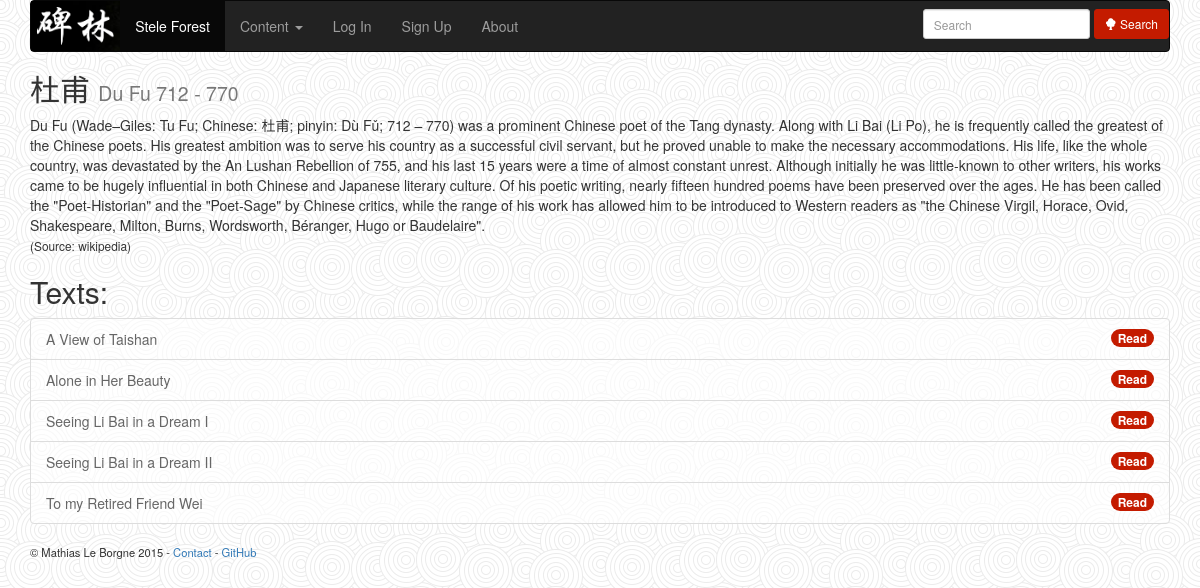
The page /author-page/7 on the database its author committed.
### texts/models.py (models this page shows, shortened)
class Author(models.Model):
    name_chinese = models.CharField(max_length=42)
    name_pinyin = models.CharField(max_length=42)
    year_birth = models.CharField(null=True, max_length=100)
    year_death = models.CharField(null=True, max_length=100)
    biography = models.TextField(null=True)
    slug = models.SlugField(null=True)

class Text(models.Model):
    title_english = models.CharField(max_length=100)
    title_chinese = models.CharField(max_length=100)
    title_pinyin = models.CharField(max_length=100, null=True)
    author = models.ForeignKey('Author')
    content_english = models.TextField(null=True)
    content_chinese = models.TextField(null=True)
    content_pinyin = models.TextField(null=True)
    date_release = models.DateTimeField(auto_now_add=True, auto_now=False,
                                        verbose_name="Release Date")
    date_writing = models.DateTimeField(auto_now_add=False, auto_now=False,
                                        null=True,
                                        verbose_name="Writing Date")
    chars_data = models.TextField(null=True) # JSON-serialized (text) version of your list
    view_count = models.PositiveIntegerField(default=0)
    slug = models.SlugField(null=True)
    class Meta:
        ordering = ['chars_data', 'content_pinyin']

### texts/views.py (the view)
# urls.py: url(r'^author-page/(?P<pk>\d+)$', AuthorView.as_view(), name='author_page'),
class AuthorView(DetailView):
    context_object_name = "author"
    model = Author
    template_name = make_template_name("author_page")
    def get_context_data(self, **kwargs):
        context = super(AuthorView, self).get_context_data(**kwargs)
        author = self.get_object()
        context['texts'] = Text.objects.filter(author=author)
        return context

### texts/templates/texts/author_page.html (shortened to what this page needs)
{% extends "base.html" %}
{% block content %}
<h2>
    {{ author.name_chinese }}
    <small>{{ author.name_pinyin }}
    {% if author.biography %} {{ author.year_birth }} - {{ author.year_death }}{% endif %}
    </small>
</h2>
{% if author.biography %}
    <p>
        {{ author.biography }} <br>
        <small>(Source: wikipedia)</small>
    </p>
{% endif %}
<h2>Texts:</h2>
<ul class="list-group">
{% for text in texts|dictsort:"title_english" %}
    <li class="list-group-item">
        <span class="badge"><a href="{% url "read_text" text.id %}">Read</a></span>
        <a href="{% url "read_text" text.id %}">{{ text.title_english }}</a>
    </li>
{% empty %}
    <p>No text to display</p>
{% endfor %}
</ul>
{% endblock %}

### static/css/texts_style.css (style rules this page uses)
body { background-image: url(../img/swirl_pattern.jpg); }
.panel, .list-group-item { background-color: rgba(255, 255, 255, 0.65); }
.list-group-item a, .panel > .panel-heading a { color: #666666; }
.badge, .label-default { background-color: #C41B00; }
.badge a, .label-default a { color: #FFFFFF; }

### rows shown on the page
Author: name_chinese "杜甫", name_pinyin "Du Fu", year_birth "712", year_death "770", biography "Du Fu (Wade–Giles: Tu Fu; Chinese: 杜甫; pinyin: Dù Fǔ; 712 – 770) was a prominent Chinese poet of the Tang dynasty. Along with Li Bai (Li Po), he is frequently called the greatest of the Chinese poets. His greatest ambition was to serve his country as a successful civil servant, but he proved unable to make the necessary accommodations. His life, like the whole country, was devastated by the An Lushan Rebellion of 755, and his last 15 years were a time of almost constant unrest. Although initially he was little-known to other writers, his works came to be hugely influential in both Chinese and Japanese literary culture. Of his poetic writing, nearly fifteen hundred poems have been preserved…"
Text: title_english "A View of Taishan"
Text: title_english "Alone in Her Beauty"
Text: title_english "Seeing Li Bai in a Dream I"
Text: title_english "Seeing Li Bai in a Dream II"
Text: title_english "To my Retired Friend Wei"
